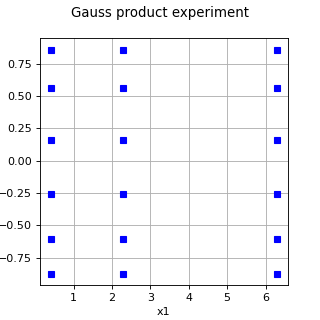

Generate this figure with Python:
import openturns as ot
from matplotlib import pyplot as plt
from openturns.viewer import View
ot.RandomGenerator.SetSeed(0)

# Generate sample with the given plane
distribution = ot.ComposedDistribution(
    [ot.Exponential(), ot.Triangular(-1.0, -0.5, 1.0)])
marginalDegrees = ot.Indices([3, 6])
experiment = ot.GaussProductExperiment(
    ot.Distribution(distribution), marginalDegrees)

sample = experiment.generate()

# Create an empty graph
graph = ot.Graph("Gauss product experiment", "x1", "x2", True, "")

# Create the cloud
cloud = ot.Cloud(sample, "blue", "fsquare", "")

# Then, draw it
graph.add(cloud)

fig = plt.figure(figsize=(4, 4))
axis = fig.add_subplot(111)
axis.set_xlim(auto=True)
View(graph, figure=fig, axes=[axis], add_legend=False)
